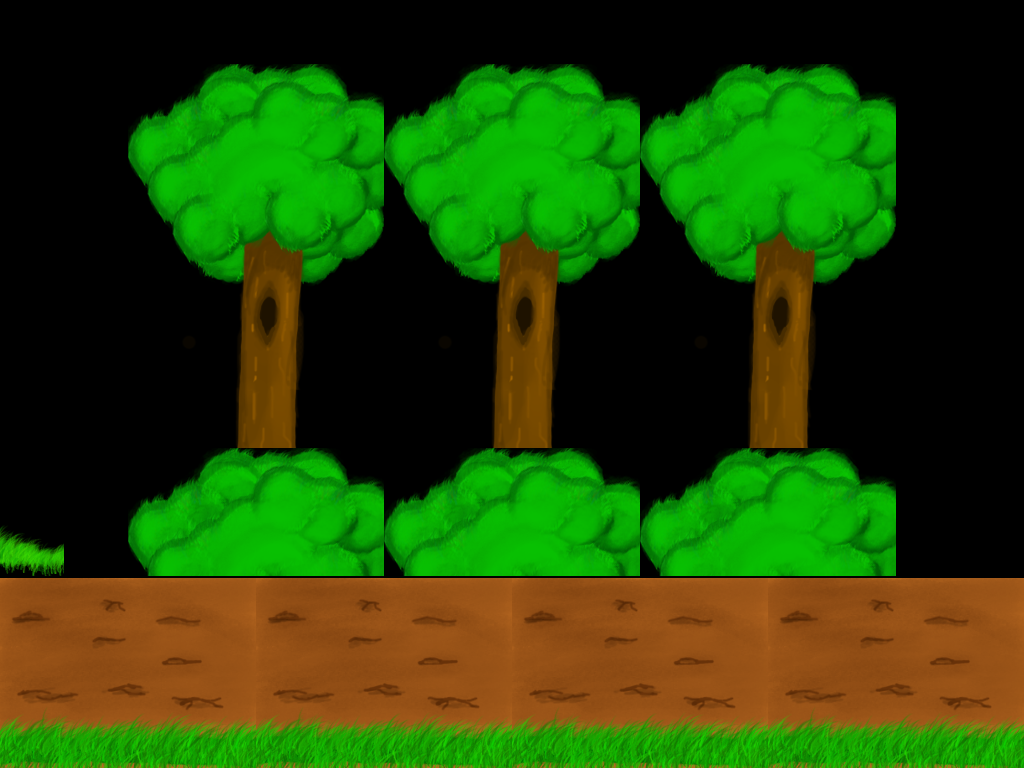

Below is a game level as drawn by its tile map, then a one-line description and the .tmx that defines it (tile-layer data replaced by summaries):
An orthogonal 16x12 tile map with 64x64 px tiles, 1 tile layer (main).

<map version="1.0" orientation="orthogonal" width="16" height="12" tilewidth="64" tileheight="64">
 <tileset firstgid="1" name="tileds" tilewidth="64" tileheight="64">
  <image source="tileds.png" width="512" height="394" />
 </tileset>
 <layer name="main" width="16" height="12">
  <data>[192 cells, 145 non-empty, 37 distinct tile ids]</data>
 </layer>
 <objectgroup name="main" width="16" height="12" />
</map>
